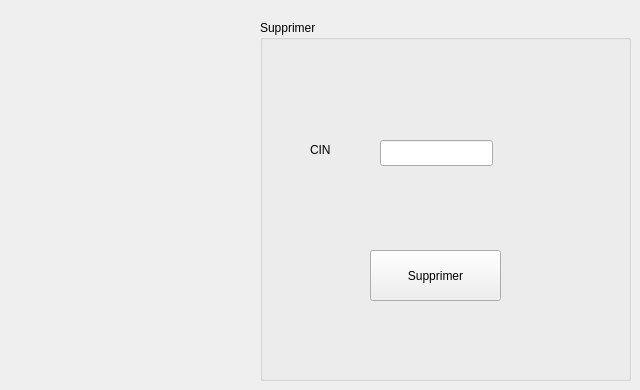
    <widget class="QWidget" name="tab_4">
     <attribute name="title">
      <string>Supprimer</string>
     </attribute>
     <widget class="QGroupBox" name="groupBox_2">
      <property name="geometry">
       <rect>
        <x>260</x>
        <y>20</y>
        <width>371</width>
        <height>361</height>
       </rect>
      </property>
      <property name="title">
       <string>Supprimer</string>
      </property>
      <widget class="QPushButton" name="b_supprimer">
       <property name="geometry">
        <rect>
         <x>110</x>
         <y>230</y>
         <width>131</width>
         <height>51</height>
        </rect>
       </property>
       <property name="styleSheet">
        <string notr="true">font: 22pt &quot;Segoe UI&quot;;
font: 8pt &quot;Segoe UI&quot;;</string>
       </property>
       <property name="text">
        <string>Supprimer</string>
       </property>
      </widget>
      <widget class="QLineEdit" name="le_cin_2">
       <property name="geometry">
        <rect>
         <x>120</x>
         <y>120</y>
         <width>113</width>
         <height>26</height>
        </rect>
       </property>
      </widget>
      <widget class="QLabel" name="cin_2">
       <property name="geometry">
        <rect>
         <x>50</x>
         <y>120</y>
         <width>63</width>
         <height>20</height>
        </rect>
       </property>
       <property name="text">
        <string>CIN</string>
       </property>
      </widget>
     </widget>
    </widget>
